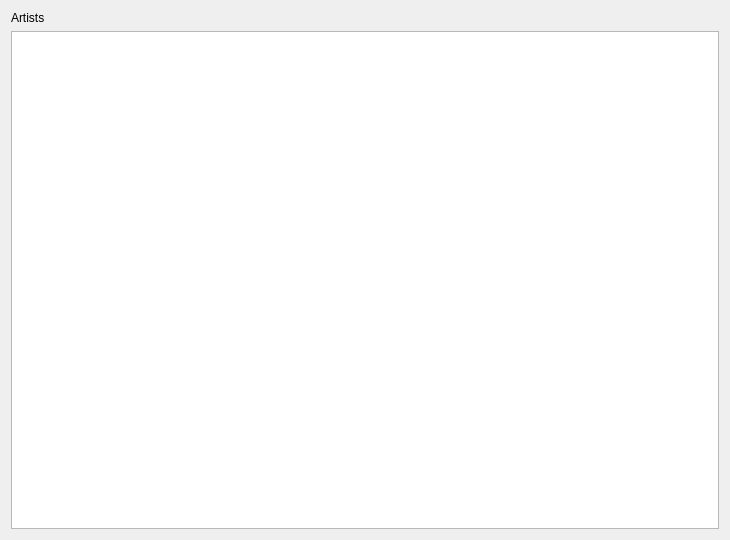
<?xml version="1.0" encoding="UTF-8"?>
<ui version="4.0">
 <class>ArtistsPage</class>
 <widget class="QWidget" name="ArtistsPage">
  <property name="geometry">
   <rect>
    <x>0</x>
    <y>0</y>
    <width>730</width>
    <height>540</height>
   </rect>
  </property>
  <property name="windowTitle">
   <string>Form</string>
  </property>
  <layout class="QVBoxLayout" name="verticalLayout">
   <item>
    <widget class="QLabel" name="label">
     <property name="styleSheet">
      <string notr="true">font: 36pt &quot;Arial&quot;;
font: 36pt &quot;Hei&quot;;
font: 36pt &quot;Heiti SC&quot;;</string>
     </property>
     <property name="text">
      <string>Artists</string>
     </property>
    </widget>
   </item>
   <item>
    <widget class="AnchorTableView" name="tableView"/>
   </item>
  </layout>
 </widget>
 <customwidgets>
  <customwidget>
   <class>AnchorTableView</class>
   <extends>QTableView</extends>
   <header location="global">anchortableview.h</header>
  </customwidget>
 </customwidgets>
 <resources/>
 <connections/>
</ui>
